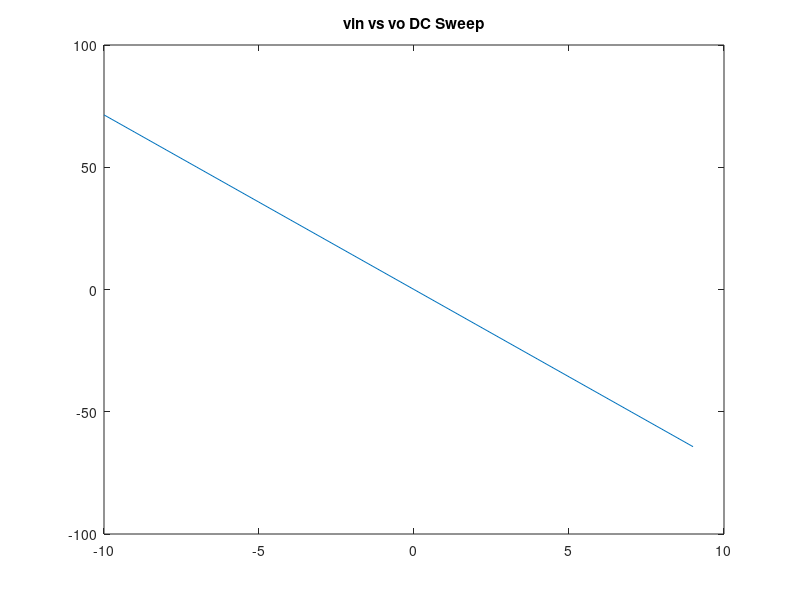

Source code (MATLAB):
G1 = 1;
G2 = 0.5;
G3 = 0.1;
G4 = 10;
G0 = 1/1000;
alf = 100;
C = 0.25;
L = 0.2;
vinmat = zeros(1, 20);
vomat = zeros(1, 20);
v3mat = zeros(1, 20);

G = [1, 0, 0, 0, 0, 0, 0;...
    -G1, G1+G2, -1, 0, 0, 0, 0;...
    0, 1, 0, -1, 0, 0, 0;...
    0, 0, -1, G3, 0, 0, 0;...
    0, 0, 0, 0, alf, 1, 0;...
    0, 0, 0, G3, -1, 0, 0;...
    0, 0, 0, 0, 0, -G4, G4+G0];

Cm = zeros(7, 7);
Cm(2, 1) = -C;
Cm(2, 2) = C;
Cm(3, 3) = -L;

%Vm = [V1, V2, IL, V3, I3, V4, V0];

F = zeros(1, 7);


Vm = G\F';

vin = -10;

for i = 1:20
    vinmat(i) = vin;
    F(1) = vinmat(i);
    
    Vm = G\F';
    
    vomat(i) = Vm(7);
    v3mat(i) = Vm(4);
    vin = vin + 1;
end

plot(vinmat, vomat);
title('vin vs vo DC Sweep');
    
    
    
    
    